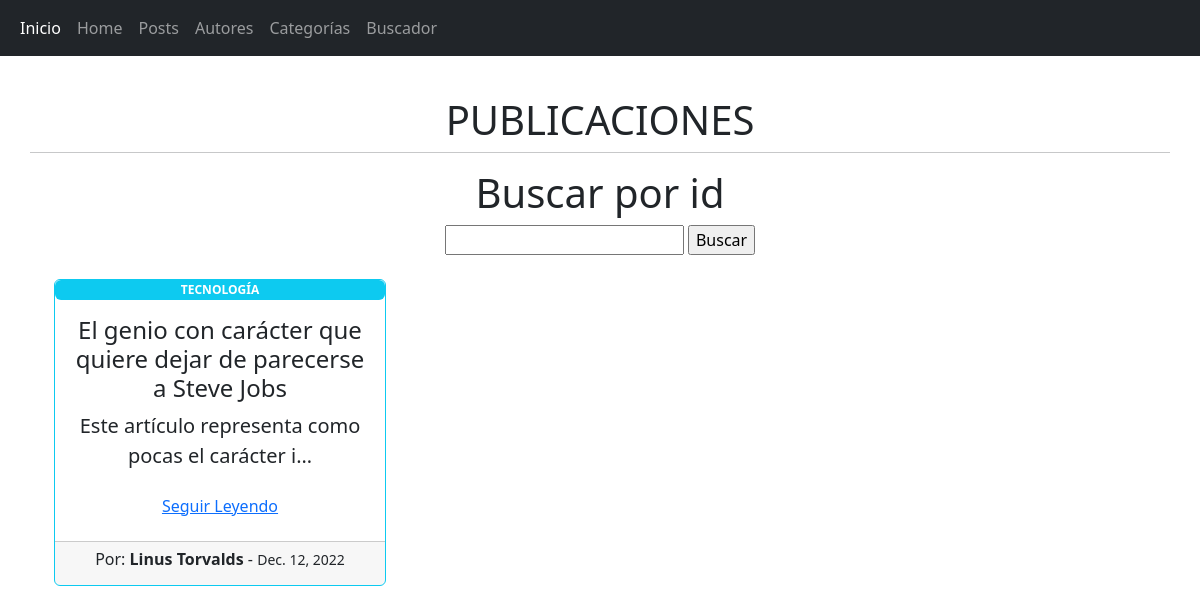
/home/, run on the app's committed database.
### AppBlog/models.py (models this page shows, shortened)
class Post(models.Model):
    id = models.AutoField(primary_key=True)
    titulo = models.CharField(max_length=100)
    subtitulo = models.CharField(max_length=100)
    descripcion = models.TextField()
    contenido = models.TextField()
    autor = models.ForeignKey(Autor,on_delete=models.CASCADE,)
    fecha_creacion = models.DateField()
    categoria = models.ForeignKey(Categoria, on_delete=models.CASCADE)

class Categoria(models.Model):
    id = models.AutoField(primary_key=True)
    nombre = models.CharField(max_length=100, unique=True)
    descripcion = models.TextField(max_length=300)
    def __str__(self):
        return self.nombre

class Autor(models.Model):
    id = models.AutoField(primary_key=True)
    nombre = models.CharField(max_length=100)
    apellido = models.CharField(max_length=100)
    fecha_nacimiento = models.DateField()
    nacionalidad = models.CharField(max_length=100)
    def __str__(self):
        return self.nombre + ' ' + self.apellido

### AppBlog/views.py (the view)
# urls.py: path('home/', Home.as_view(), name='home'),
class Home(ListView):
    model = Post
    queryset = Post.objects.order_by('-fecha_creacion')
    template_name ='home.html'

### AppBlog/templates/home.html (shortened to what this page needs)
{% extends 'componentes/padre.html' %}
{% load static %}
{% block contenido %}
<div class="row my-4 text-center">
    <h3 class="display-6"> PUBLICACIONES </h3>
    <hr>
    <form action="/posts/post_search"  method="GET">
        <h2 class="display-6">Buscar por id</h2>
        <input type="number" name="id" id="id">
        <input type="submit" value="Buscar">
     </form>
     {% if object_list %}
        {% for post in object_list %}
        <div class="col-md-4 p-4">
            <div class="card border-info mb-3">
                    <span class="badge bg-info">{{post.categoria | upper}}</span>
                    <div class="card-body">
                        <h4 class="card-title">{{post.titulo}}</h4>
                        <p class="card-text lead ">{{post.descripcion | striptags | truncatechars:50}}</p>
                        <a href="{% url 'post_detail' post.id %}" type="button" class="btn btn-link"">Seguir Leyendo</a>
                    </div>
                    <div class=" card-footer" style="font-size:15px">
                        <h6>Por: <b>{{post.autor}}</b> - <small> {{post.fecha_creacion}}</small></h6>
                    </div>
            </div>
        </div>
        {% endfor %}
    {% else %}
        <h2 class="lead">Ouchh....No hay post cargados!!😬</h2>
        <p>Contanos alguna novedad sobre el mundo IT <br><br> <a type="button" class="btn btn-info" href="{% url 'post_create' %}">Crear nuevo post!!</a></p>
    {% endif %}
</div>
{% endblock %}

### data on the page
Post: categoria "TECNOLOGÍA", titulo "El genio con carácter que quiere dejar de parecerse a Steve Jobs", descripcion "Este artículo representa como pocas el carácter i…", autor "Linus Torvalds", fecha_creacion "Dec. 12, 2022"
